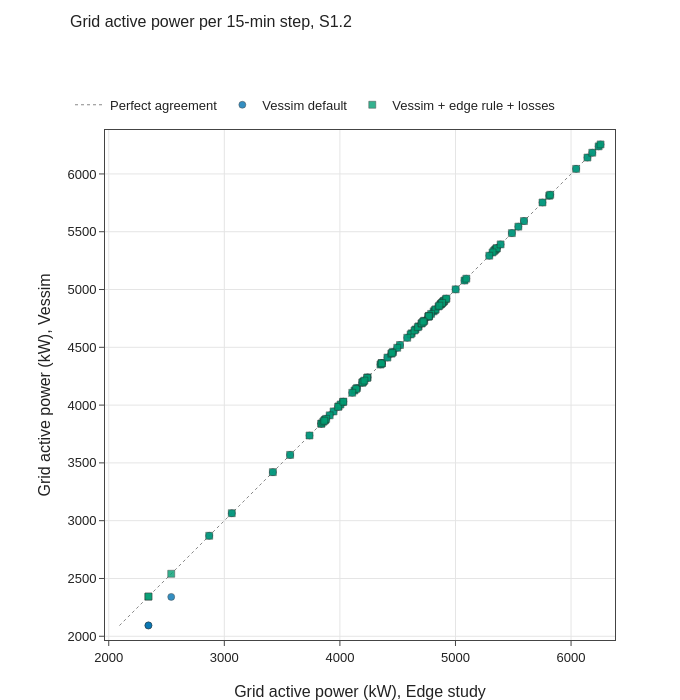

Notebook code cell kept with this figure:
### Code cell
fig = vp.parity_plot(
    edge.grid_kw,
    {"Vessim default": runs["Vessim default"].grid_kw,
     "Vessim + edge rule + losses": runs["Vessim + edge rule + losses"].grid_kw},
    title="Grid active power per 15-min step, S1.2", axis_label="Grid active power (kW)")
fig.show()
